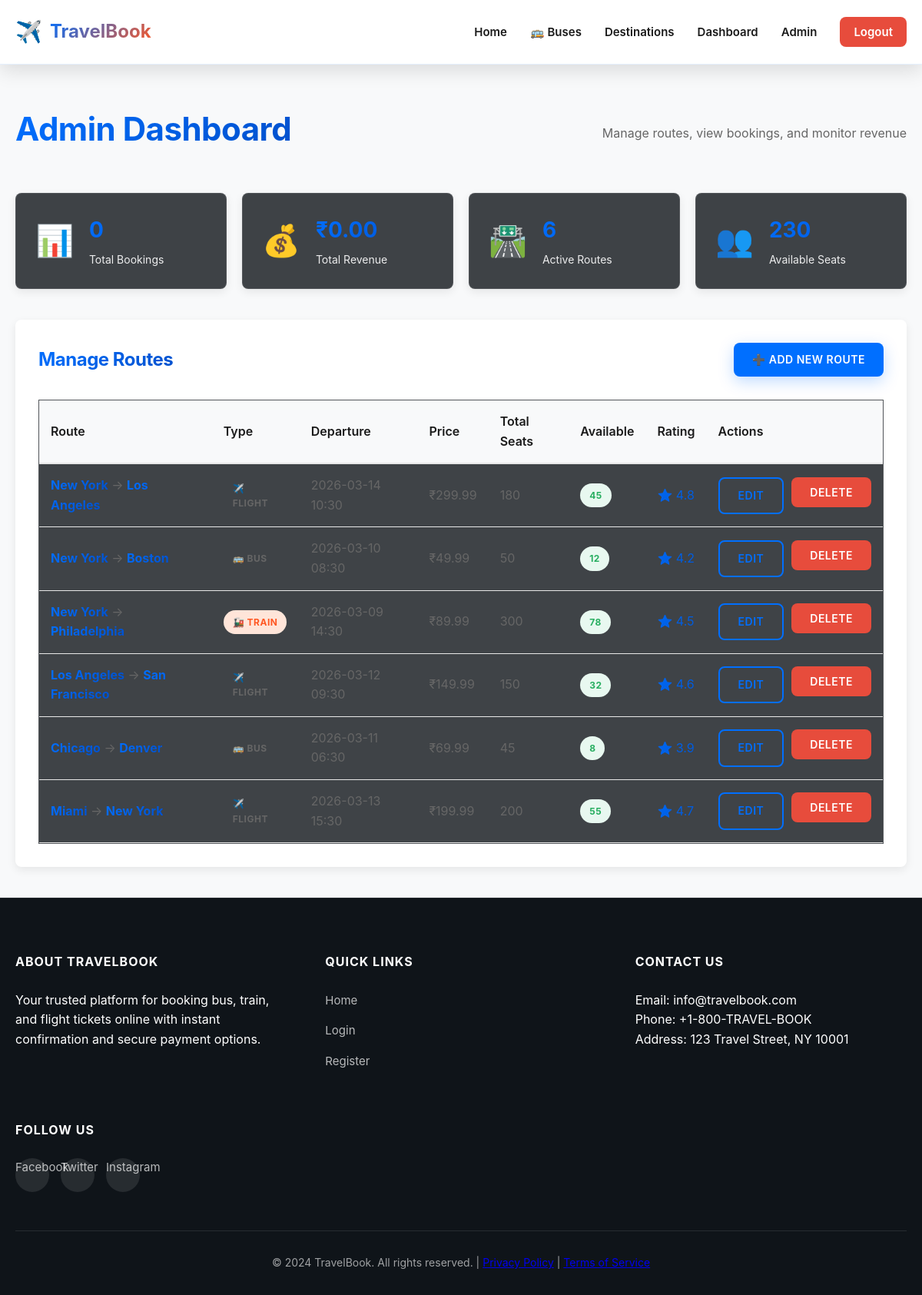
The page /admin (signed in) on the database its author committed.
### app.py (models this page shows, shortened)
class Route(db.Model):
    id = db.Column(db.Integer, primary_key=True)
    source = db.Column(db.String(100), nullable=False)
    destination = db.Column(db.String(100), nullable=False)
    transport_type = db.Column(db.String(50), nullable=False)  # Bus, Train, Flight
    departure_time = db.Column(db.DateTime, nullable=False)
    arrival_time = db.Column(db.DateTime, nullable=False)
    duration = db.Column(db.String(50), nullable=False)
    price = db.Column(db.Float, nullable=False)
    total_seats = db.Column(db.Integer, nullable=False)
    available_seats = db.Column(db.Integer, nullable=False)
    amenities = db.Column(db.String(255), default="")
    rating = db.Column(db.Float, default=4.5)
    created_at = db.Column(db.DateTime, default=datetime.utcnow)
    bookings = db.relationship('Booking', backref='route', lazy=True, cascade='all, delete-orphan')

### app.py (the view)
@app.route('/admin')
def admin():
    if 'user_id' not in session or session.get('username') != 'admin':
        flash('Access denied!', 'error')
        return redirect(url_for('index'))
    routes = Route.query.all()
    total_bookings = Booking.query.count()
    total_revenue = db.session.query(db.func.sum(Booking.price)).scalar() or 0
    return render_template('admin.html',
                         routes=routes,
                         total_bookings=total_bookings,
                         total_revenue=total_revenue)

### templates/admin.html
{% extends "base.html" %}
{% block content %}
<div class="container fade-in">
    <div class="page-header fade-in-up">
        <h1 class="text-gradient">Admin Dashboard</h1>
        <p>Manage routes, view bookings, and monitor revenue</p>
    </div>
    <div class="admin-container">
        <div class="admin-stats stagger-children">
            <div class="stat-card lift-on-hover glass glass-dark fade-in-up delay-100">
                <div class="stat-icon float">📊</div>
                <div class="stat-content">
                    <div class="stat-value text-gradient">{{ total_bookings }}</div>
                    <div class="stat-label">Total Bookings</div>
                </div>
            </div>
            <div class="stat-card lift-on-hover glass glass-dark fade-in-up delay-200">
                <div class="stat-icon float">💰</div>
                <div class="stat-content">
                    <div class="stat-value text-gradient">₹{{ "%.2f"|format(total_revenue) }}</div>
                    <div class="stat-label">Total Revenue</div>
                </div>
            </div>
            <div class="stat-card lift-on-hover glass glass-dark fade-in-up delay-300">
                <div class="stat-icon float">🛣️</div>
                <div class="stat-content">
                    <div class="stat-value text-gradient">{{ routes|length }}</div>
                    <div class="stat-label">Active Routes</div>
                </div>
            </div>
            <div class="stat-card lift-on-hover glass glass-dark fade-in-up delay-400">
                <div class="stat-icon float">👥</div>
                <div class="stat-content">
                    <div class="stat-value text-gradient">{{ "%d"|format(routes|map(attribute='available_seats')|sum) }}</div>
                    <div class="stat-label">Available Seats</div>
                </div>
            </div>
        </div>
        <div class="admin-section fade-in-up delay-300">
            <div class="section-header">
                <h2 class="text-gradient">Manage Routes</h2>
                <a href="{{ url_for('add_route') }}" class="btn btn-primary btn-glow">➕ Add New Route</a>
            </div>
            <div class="routes-table glass glass-dark scroll-animation">
                <table>
                    <thead>
                        <tr class="gradient-header">
                            <th>Route</th>
                            <th>Type</th>
                            <th>Departure</th>
                            <th>Price</th>
                            <th>Total Seats</th>
                            <th>Available</th>
                            <th>Rating</th>
                            <th>Actions</th>
                        </tr>
                    </thead>
                    <tbody class="stagger-children">
                        {% for route in routes %}
                            <tr class="fade-in-up delay-{{ loop.index|string }}00 hover-highlight">
                                <td>
                                    <strong class="text-gradient">{{ route.source }}</strong> → <strong class="text-gradient">{{ route.destination }}</strong>
                                </td>
                                <td>
                                    <span class="badge
                                        {% if route.transport_type == 'Flight' %}badge-info{% elif route.transport_type == 'Bus' %}badge-warning{% else %}badge-secondary{% endif %}">
                                        {% if route.transport_type == 'Flight' %}
                                            ✈️ Flight
                                        {% elif route.transport_type == 'Bus' %}
                                            🚌 Bus
                                        {% else %}
                                            🚂 Train
                                        {% endif %}
                                    </span>
                                </td>
                                <td>{{ route.departure_time.strftime('%Y-%m-%d %H:%M') }}</td>
                                <td class="price-highlight">₹{{ "%.2f"|format(route.price) }}</td>
                                <td>{{ route.total_seats }}</td>
                                <td>
                                    <span class="availability-badge badge {% if route.available_seats > 0 %}badge-success{% else %}badge-danger{% endif %}">
                                        {{ route.available_seats }}
                                    </span>
                                </td>
                                <td class="text-gradient">⭐ {{ "%.1f"|format(route.rating) }}</td>
                                <td>
                                    <div class="action-buttons stagger-children">
                                        <a href="{{ url_for('edit_route', route_id=route.id) }}" class="btn btn-sm btn-outline fade-in-up delay-100 underline-animate">Edit</a>
                                        <form method="POST" action="{{ url_for('delete_route', route_id=route.id) }}" style="display:inline;">
                                            <button type="submit" class="btn btn-sm btn-danger fade-in-up delay-200" onclick="return confirm('Are you sure you want to delete this route?')">Delete</button>
                                        </form>
                                    </div>
                                </td>
                            </tr>
                        {% endfor %}
                    </tbody>
                </table>
            </div>
        </div>
    </div>
</div>
{% endblock %}

### templates/base.html (shortened to what this page needs)
<!DOCTYPE html>
<html lang="en">
<head>
    <link rel="stylesheet" href="{{ url_for('static', filename='css/style.css') }}">
    <link rel="stylesheet" href="{{ url_for('static', filename='css/responsive.css') }}">
    <link rel="stylesheet" href="{{ url_for('static', filename='css/bus_booking.css') }}">
    <link rel="stylesheet" href="{{ url_for('static', filename='css/enhancements.css') }}">
    <link rel="stylesheet" href="{{ url_for('static', filename='css/modern.css') }}">
    <link rel="stylesheet" href="{{ url_for('static', filename='css/animations.css') }}">
</head>
<body>
    <nav class="navbar">
        <div class="container">
            <div class="nav-brand">
                <a href="{{ url_for('index') }}" class="logo">
                    <span class="logo-icon">✈️</span>
                    <span class="logo-text">TravelBook</span>
                </a>
            </div>
            <ul class="nav-menu" id="navMenu">
                <li><a href="{{ url_for('index') }}" class="nav-link">Home</a></li>
                <li><a href="{{ url_for('buses') }}" class="nav-link">🚌 Buses</a></li>
                <li><a href="#" class="nav-link">Destinations</a></li>
                {% if session.get('user_id') %}
                    <li><a href="{{ url_for('dashboard') }}" class="nav-link">Dashboard</a></li>
                    {% if session.get('username') == 'admin' %}
                        <li><a href="{{ url_for('admin') }}" class="nav-link">Admin</a></li>
                    {% endif %}
                    <li><a href="{{ url_for('logout') }}" class="nav-link logout-btn">Logout</a></li>
                {% else %}
                    <li><a href="{{ url_for('login') }}" class="nav-link">Login</a></li>
                    <li><a href="{{ url_for('register') }}" class="nav-link signup-btn">Register</a></li>
                {% endif %}
            </ul>
        </div>
    </nav>
    {% block content %}{% endblock %}
    <footer class="footer">
        <div class="container">
            <div class="footer-content">
                <div class="footer-section">
                    <h3>About TravelBook</h3>
                    <p>Your trusted platform for booking bus, train, and flight tickets online with instant confirmation and secure payment options.</p>
                </div>
                <div class="footer-section">
                    <h3>Quick Links</h3>
                    <ul>
                        <li><a href="{{ url_for('index') }}">Home</a></li>
                        <li><a href="{{ url_for('login') }}">Login</a></li>
                        <li><a href="{{ url_for('register') }}">Register</a></li>
                    </ul>
                </div>
                <div class="footer-section">
                    <h3>Contact Us</h3>
                    <p>Email: info@travelbook.com</p>
                    <p>Phone: +1-800-TRAVEL-BOOK</p>
                    <p>Address: 123 Travel Street, NY 10001</p>
                </div>
                <div class="footer-section">
                    <h3>Follow Us</h3>
                    <div class="social-links">
                        <a href="#" class="social-link">Facebook</a>
                        <a href="#" class="social-link">Twitter</a>
                        <a href="#" class="social-link">Instagram</a>
                    </div>
                </div>
            </div>
            <div class="footer-bottom">
                <p>&copy; 2024 TravelBook. All rights reserved. | <a href="#">Privacy Policy</a> | <a href="#">Terms of Service</a></p>
            </div>
        </div>
    </footer>
</body>
</html>

### static/css/responsive.css (style rules this page uses)
@media (min-width: 1200px) { .container { max-width: 1200px; } }

### static/css/enhancements.css (style rules this page uses)
:root { --gradient-primary: linear-gradient(135deg, #006FFF 0%, #0050CC 100%); --gradient-secondary: linear-gradient(135deg, #FF5722 0%, #FF8A50 100%); --gradient-success: linear-gradient(135deg, #27AE60 0%, #229954 100%); --gradient-danger: linear-gradient(135deg, #E74C3C 0%, #C0392B 100%); --gradient-warning: linear-gradient(135deg, #F39C12 0%, #D68910 100%); --gradient-rainbow: linear-gradient(135deg, #006FFF, #0050CC, #FF5722, #FF8A50); --blur-sm: blur(4px); --blur-md: blur(8px); --blur-lg: blur(16px); }
.glass { background: rgba(255, 255, 255, 0.95); backdrop-filter: blur(10px); border: 1px solid rgba(255, 255, 255, 0.2); }
.glass-dark { background: rgba(15, 20, 25, 0.8); backdrop-filter: blur(10px); border: 1px solid rgba(255, 255, 255, 0.1); }
.btn { position: relative; overflow: hidden; }
.btn::before { content: ''; position: absolute; top: 50%; left: 50%; width: 0; height: 0; border-radius: 50%; background: rgba(255, 255, 255, 0.5); transform: translate(-50%, -50%); transition: width 0.6s, height 0.6s; }
.btn-primary { box-shadow: 0 6px 20px rgba(0, 111, 255, 0.25); }
h1, h2, h3, h4, h5, h6 { letter-spacing: -0.5px; font-weight: 700; }
.text-gradient { background: var(--gradient-primary); -webkit-background-clip: text; -webkit-text-fill-color: transparent; background-clip: text; }
.badge { display: inline-block; padding: 6px 12px; border-radius: 20px; font-size: 12px; font-weight: 700; text-transform: uppercase; letter-spacing: 0.5px; }
.badge-secondary { background: var(--secondary-light); color: var(--secondary-color); }
.badge-success { background: var(--success-light); color: var(--success-color); }
.lift-on-hover { transition: all 0.3s cubic-bezier(0.4, 0, 0.2, 1); }
.float { animation: float 3s ease-in-out infinite; }

### static/css/modern.css (style rules this page uses)
.navbar { border-bottom: 1px solid rgba(0, 111, 255, 0.1); position: sticky; top: 0; transition: all 0.3s ease; backdrop-filter: blur(10px); }
.navbar .container { display: flex; justify-content: space-between; align-items: center; padding: 1.2rem 20px; }
.nav-link { position: relative; font-weight: 600; color: var(--dark-text); text-decoration: none; transition: all 0.3s ease; }
.nav-link::before { content: ''; position: absolute; width: 0; height: 3px; bottom: -8px; left: 0; background: linear-gradient(90deg, var(--primary-color), var(--secondary-color)); transition: width 0.4s cubic-bezier(0.4, 0, 0.2, 1); border-radius: 2px; }
.footer { border-top: 1px solid rgba(255, 255, 255, 0.1); position: relative; }
.footer-section a { position: relative; display: inline-block; }
.footer-section a::after { content: ''; position: absolute; width: 0; height: 2px; bottom: -4px; left: 0; background: var(--primary-color); transition: width 0.3s ease; }
.social-link { transition: all 0.3s ease; }

### static/css/animations.css (style rules this page uses)
.fade-in { animation: fadeIn 0.8s ease; }
.fade-in-up { animation: fadeInUp 0.8s ease; }
.stagger-children > * { animation: slideInUp 0.6s ease backwards; }
.stagger-children > :nth-child(1) { animation-delay: 0.1s; }
.stagger-children > :nth-child(2) { animation-delay: 0.2s; }
.stagger-children > :nth-child(3) { animation-delay: 0.3s; }
.stagger-children > :nth-child(4) { animation-delay: 0.4s; }
.stagger-children > :nth-child(5) { animation-delay: 0.5s; }
.stagger-children > :nth-child(n+6) { animation-delay: 0.6s; }
.underline-animate { position: relative; text-decoration: none; }
.underline-animate::after { content: ''; position: absolute; width: 0; height: 2px; bottom: -4px; left: 0; background: var(--primary-color); transition: width 0.3s ease; }
.delay-100 { animation-delay: 0.1s; }
.delay-200 { animation-delay: 0.2s; }
.delay-300 { animation-delay: 0.3s; }
.delay-400 { animation-delay: 0.4s; }
.delay-500 { animation-delay: 0.5s; }

### rows shown on the page
Route: source "New York", destination "Los Angeles", transport_type "✈️ FLIGHT", departure_time "2026-03-14 10:30", price "299.99", total_seats "180", available_seats "45"
Route: source "New York", destination "Boston", transport_type "🚌 BUS", departure_time "2026-03-10 08:30", price "49.99", total_seats "50", available_seats "12"
Route: source "New York", destination "Philadelphia", transport_type "🚂 TRAIN", departure_time "2026-03-09 14:30", price "89.99", total_seats "300", available_seats "78"
Route: source "Los Angeles", destination "San Francisco", transport_type "✈️ FLIGHT", departure_time "2026-03-12 09:30", price "149.99", total_seats "150", available_seats "32"
Route: source "Chicago", destination "Denver", transport_type "🚌 BUS", departure_time "2026-03-11 06:30", price "69.99", total_seats "45", available_seats "8"
Route: source "Miami", destination "New York", transport_type "✈️ FLIGHT", departure_time "2026-03-13 15:30", price "199.99", total_seats "200", available_seats "55"

### other values the page prints
{{ total_bookings }} "0"
{{ "%.2f"|format(total_revenue) }} "0.00"
{{ routes|length }} "6"
{{ "%d"|format(routes|map(attribute='available_seats')|sum) }} "230"
